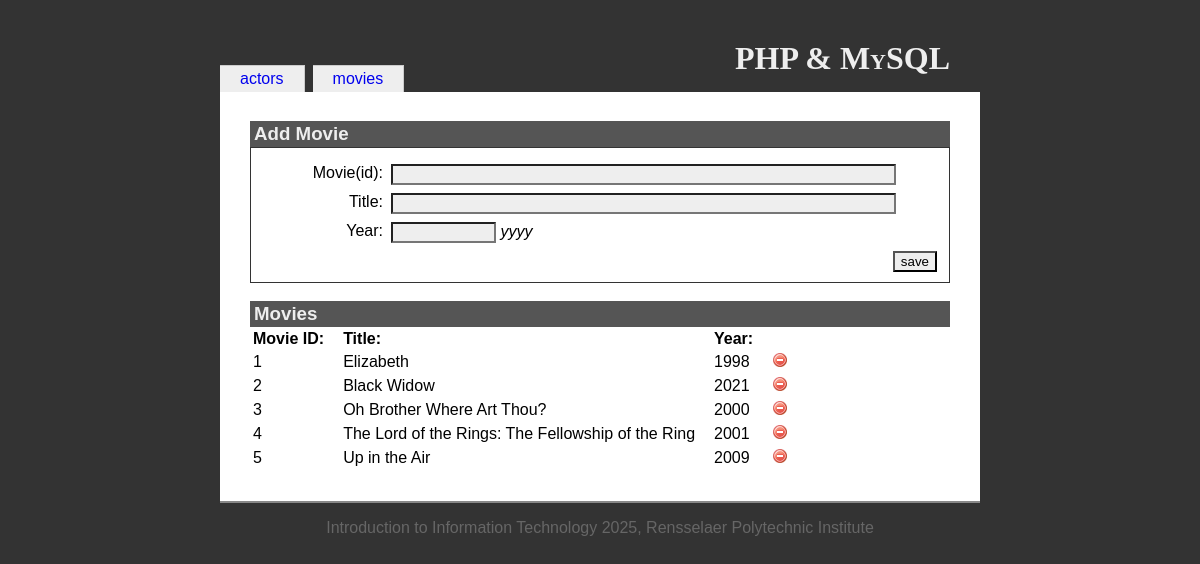
The app's page /movies.php with its own data.
### tables this page shows
CREATE TABLE `movies` (
  `movieid` int(10) unsigned NOT NULL AUTO_INCREMENT,
  `title` varchar(100) NOT NULL,
  `year` char(4) DEFAULT NULL,
  PRIMARY KEY (`movieid`)
);

### movies.php (the view, shortened to what this page needs)
<?php
  include('includes/init.inc.php');
  include('includes/functions.inc.php');
?>
<?php include('includes/head.inc.php'); ?>
<h1>PHP &amp; MySQL</h1>
<?php include('includes/menubody.inc.php'); ?>
<?php
  $dbOk = false;
  @ $db = new mysqli('localhost', 'root', 'PRLugo22!', 'iit');
  if ($db->connect_error) {
    echo '<div class="messages">Could not connect to the database. Error: ';
    echo $db->connect_errno . ' - ' . $db->connect_error . '</div>';
  } else {
    $dbOk = true;
  }
  $havePost = isset($_POST["save"]);
  $errors = '';
?>
<h3>Add Movie</h3>
<form id="addForm" name="addForm" action="movies.php" method="post" onsubmit="return validate(this);">
  <fieldset>
    <div class="formData">
      <label class="field" for="movieid">Movie(id):</label>
      <div class="value"><input type="text" size="60" value="<?php if($havePost && $errors != '') { echo $movieid; } ?>" name="movieid" id="movieid"/></div>
      <label class="field" for="title">Title:</label>
      <div class="value"><input type="text" size="60" value="<?php if($havePost && $errors != '') { echo $title; } ?>" name="title" id="title"/></div>
      <label class="field" for="year">Year:</label>
      <div class="value"><input type="text" size="10" maxlength="10" value="<?php if($havePost && $errors != '') { echo $year; } ?>" name="year" id="year"/> <em>yyyy</em></div>
      <input type="submit" value="save" id="save" name="save"/>
    </div>
  </fieldset>
</form>
<h3>Movies</h3>
<table id="movieTable">
<?php
  if ($dbOk) {
    $query = 'select * from movies order by movieid';
    $result = $db->query($query);
    $numRecords = $result->num_rows;
    echo '<tr><th>Movie ID:</th><th>Title:</th><th>Year:</th><th></th></tr>';
    for ($i=0; $i < $numRecords; $i++) {
      $record = $result->fetch_assoc();
      if ($i % 2 == 0) {
        echo "\n".'<tr id="movie-' . $record['movieid'] . '"><td>';
      } else {
        echo "\n".'<tr class="odd" id="movie-' . $record['movieid'] . '"><td>';
      }
      echo htmlspecialchars($record['movieid']) . '</td><td>';
      echo htmlspecialchars($record['title']);
      echo '</td><td>';
      echo htmlspecialchars($record['year']);
      echo '</td><td>';
      echo '<img src="resources/delete.png" class="deletemovie" width="16" height="16" alt="delete movie"/>';
      echo '</td></tr>';
    }
  }
?>
</table>
<?php include('includes/foot.inc.php');
?>

### includes/init.inc.php
<!DOCTYPE html>
<html>
  <head>

### includes/head.inc.php (shortened to what this page needs)
<!DOCTYPE html>
<html lang="en">
<head>
    <link href="resources/iit.css" rel="stylesheet" type="text/css"/>
</head>
<body>
    <div id="header">

### includes/menubody.inc.php (shortened to what this page needs)
<?php echo buildMenu(); ?>
</div>
<div id="bodyBlock">

### includes/functions.inc.php
<?php
function buildMenu() {
	$menu = array(
		'index' => 'actors',
		'movies' => 'movies'
	);
	$menuOutput = '<ul id="menu">';
	foreach ($menu as $key => $value) {
		if($_SERVER['PHP_SELF'] == "$key.php") {
			$selected = ' class="selected"';
		} else {
			$selected = '';
		}
		$menuOutput .= '<li' . $selected . '><a href="' . $key . '.php" title="' . $value . '">' . $value . '</a></li>';
	}
	$menuOutput .= '</ul>';
  return $menuOutput;
}
?>

### includes/foot.inc.php
    </div>
    <div id="footer">
      Introduction to Information Technology 2025, Rensselaer Polytechnic Institute
    </div>
  </body>
</html>

### resources/iit.css (style rules this page uses)
body { font-family: Georgia, Arial, Helvetica, sans-serif; color: black; background-color: #333; margin: 0; padding: 0; }
#header { position: relative; width: 760px; margin: 0 auto; color: #eee; background-color: #333; padding: 0; }
h1 { position: relative; top: 20px; text-align: right; margin: 20px 30px 0 0; font-family: Palatino, Times New Roman, Times, serif; font-variant: small-caps; }
#menu { width: 100%; margin: 0.5em 0 0 0; padding: 0; }
#menu li { display: inline-block; list-style: none; padding: 0; margin: 0 0.5em 0 0; color: #333; background-color: #eee; border-top: 1px solid #ccc; border-right: 1px solid #ccc; }
#menu a { display: block; padding: 4px 20px; text-decoration: none; }
#bodyBlock { width: 700px; margin: 0 auto; padding: 10px 30px 30px 30px; color: black; background-color: white; border-bottom: 2px solid #888; }
fieldset { clear: both; margin: 0; padding-top: 1em; border: 1px solid #333; }
.field { width: 120px; margin: 0 0.5em 0.5em 0; float: left; clear: left; text-align: right; }
.value { margin: 0 0 0.5em 0; }
input { background-color: #eee; color: black; }
#save { float: right; }
h3 { margin: 1em 0 0 0; background-color: #555; color: #eee; padding: 2px 4px; }
table { margin: 0; }
th { text-align: left; padding-right: 1em; }
td { padding-right: 1em; }
#footer { text-align: center; margin: 1em 0 0 0; color: #666; background-color: transparent; }

### records on screen
movies: movieid "1", title "Elizabeth", year "1998"
movies: movieid "2", title "Black Widow", year "2021"
movies: movieid "3", title "Oh Brother Where Art Thou?", year "2000"
movies: movieid "4", title "The Lord of the Rings: The Fellowship of the Ring", year "2001"
movies: movieid "5", title "Up in the Air", year "2009"

### other values on screen
$value "actors"
$value "movies"
